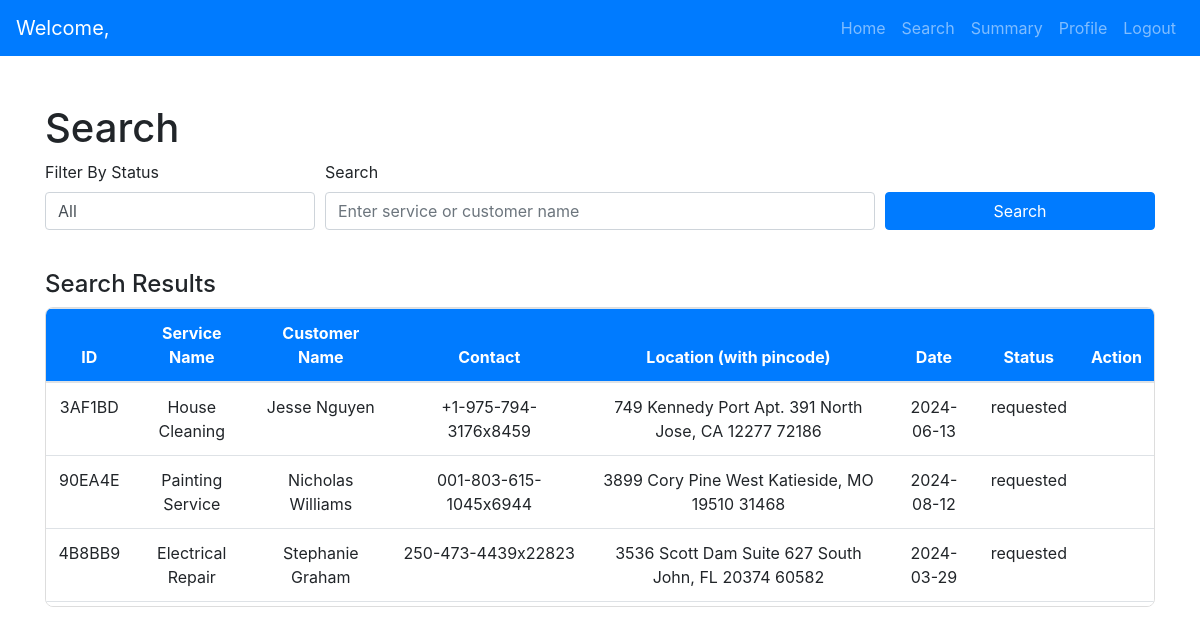
/professional_search, run on the app's committed database.
### models.py (models this page shows, shortened)
class Request(db.Model):
    __tablename__ = 'requests'
    id = db.Column(db.String(6), primary_key=True, default=generate_unique_id, unique=True)
    customer_id = db.Column(db.String(6), db.ForeignKey('customers.id'), nullable=False)
    professional_id = db.Column(db.String(6), db.ForeignKey('professionals.id'), nullable=True)
    service_id = db.Column(db.String(6), db.ForeignKey('services.id', ondelete="SET NULL"), nullable=True)
    status = db.Column(db.String(50), nullable=False)
    request_date = db.Column(db.Date, nullable=False)
    completion_date = db.Column(db.DateTime, nullable=True)
    rejected_by = db.Column(SQLiteJSON, default=list)
    fee = db.Column(db.Float, nullable=True)
    professional = db.relationship('Professional', backref='requests')
    service = db.relationship('Service', back_populates='requests')
    customer = db.relationship('Customer', backref='requests')
    feedbacks = db.relationship('Feedback', back_populates='request', lazy=True)

class Service(db.Model):
    __tablename__ = 'services'
    id = db.Column(db.String(6), primary_key=True, default=generate_unique_id, unique=True)
    service_name = db.Column(db.String(100), nullable=False)
    service_description = db.Column(db.Text, nullable=True)
    price = db.Column(db.Float, nullable=False)
    duration = db.Column(db.Float, nullable=True)
    requests = db.relationship('Request', back_populates='service', lazy=True, passive_deletes=True)

class User(db.Model, UserMixin):
    __tablename__ = 'users'
    id = db.Column(db.String(6), primary_key=True, default=generate_unique_id, unique=True)
    name = db.Column(db.String(150), nullable=False)
    email = db.Column(db.String(150), unique=True, nullable=False)
    _password = db.Column("password", db.String(500), nullable=False)
    address = db.Column(db.String(300), nullable=True)
    pincode = db.Column(db.String(10), nullable=True)
    phone_number = db.Column(db.String(15), nullable=True)
    role = db.Column(db.String(50), nullable=False)
    __mapper_args__ = {
    'polymorphic_identity': 'user',
    'polymorphic_on': role,
    }
    @property
    def password(self):
        raise AttributeError("Password is not readable!")
    @password.setter
    def password(self, password):
        self._password = generate_password_hash(password, method="pbkdf2:sha256")

### app.py (the view, shortened to what this page needs)
@app.route('/professional_search', methods=['GET'])
def professional_search():
    professional_id = session.get('user_id')
    professional = Professional.query.get(professional_id)
    status = request.args.get('status', '')
    search_query = request.args.get('search_query', '')
    query = Request.query.filter_by(professional_id=professional_id)
    if status:
        query = query.filter_by(status=status)
    filtered_data = query.all()
    return render_template(
        'professional/professional_search.html',
        filtered_data=filtered_data,
        status=status,
        search_query=search_query,
        professional=professional
    )

### templates/professional/professional_search.html (shortened to what this page needs)
    <!DOCTYPE html>
    <html lang="en">
    <head>
        <link href="https://stackpath.bootstrapcdn.com/bootstrap/4.5.2/css/bootstrap.min.css" rel="stylesheet">
    </head>
    <body>
        {% extends 'base.html' %}
    {% block navbar %}
        {% include 'navbars/professional_navbar.html' %}
    {% endblock %}
    {% block content %}
    <div class="container mt-5">
        <h1>Search</h1>
        <form method="GET" action="{{ url_for('professional_search') }}">
            <div class="form-row">
                <div class="form-group col-md-3">
                    <label for="status">Filter By Status</label>
                    <select id="status" name="status" class="form-control">
                        <option value="">All</option>
                    </select>
                </div>
                <div class="form-group col-md-6">
                    <label for="search_query">Search</label>
                    <input type="text" class="form-control" id="search_query" name="search_query" value="{{ search_query }}" placeholder="Enter service or customer name">
                </div>
                <div class="form-group col-md-3 align-self-end">
                    <button type="submit" class="btn btn-primary btn-block">Search</button>
                </div>
            </div>
        </form>
        {% if filtered_data %}
            <div class="container-box mt-4">
                <h4>Search Results</h4>
                <div class="table-container">
                    <table class="table table-hover">
                        <thead>
                            <tr>
                                <th>ID</th>
                                <th>Service Name</th>
                                <th>Customer Name</th>
                                <th>Contact</th>
                                <th>Location (with pincode)</th>
                                <th>Date</th>
                                <th>Status</th>
                                <th>Action</th>
                            </tr>
                        </thead>
                        <tbody>
                            {% for request in filtered_data %}
                            <tr>
                                <td>{{ request.id }}</td>
                                <td>{{ request.service.service_name }}</td>
                                <td>{{ request.customer.name }}</td>
                                <td>{{ request.customer.phone_number }}</td>
                                <td>{{ request.customer.address }} {{ request.customer.pincode }}</td>
                                <td>{{ request.request_date }}</td>
                                <td>{{ request.status }}</td>
                                <td>
                                </td>
                            </tr>
                            {% endfor %}
                        </tbody>
                    </table>
                </div>
            </div>
        {% else %}
            <div class="alert alert-info mt-4">No results found.</div>
        {% endif %}
    </div>
    {% endblock %}

### templates/professional/professional_search.html (style rules this page uses)
body { font-family: Arial, sans-serif; background: #f7f8fc; margin: 0; padding: 0; }
.table-container { overflow-y: auto; max-height: 300px; border: 1px solid #ddd; border-radius: 8px; }
.table { width: 100%; border-collapse: collapse; }
.table th { background-color: #007bff !important; color: white !important; position: sticky; top: 0; z-index: 2; text-align: center; }
.table td { text-align: center; vertical-align: middle; }

### data on the page
Request: id "3AF1BD", service.service_name "House Cleaning", customer.name "Jesse Nguyen", customer.phone_number "+1-975-794-3176x8459", customer.address "749 Kennedy Port Apt. 391 North Jose, CA 12277", customer.pincode "72186", request_date "2024-06-13", status "requested"
Request: id "90EA4E", service.service_name "Painting Service", customer.name "Nicholas Williams", customer.phone_number "001-803-615-1045x6944", customer.address "3899 Cory Pine West Katieside, MO 19510", customer.pincode "31468", request_date "2024-08-12", status "requested"
Request: id "4B8BB9", service.service_name "Electrical Repair", customer.name "Stephanie Graham", customer.phone_number "250-473-4439x22823", customer.address "3536 Scott Dam Suite 627 South John, FL 20374", customer.pincode "60582", request_date "2024-03-29", status "requested"
